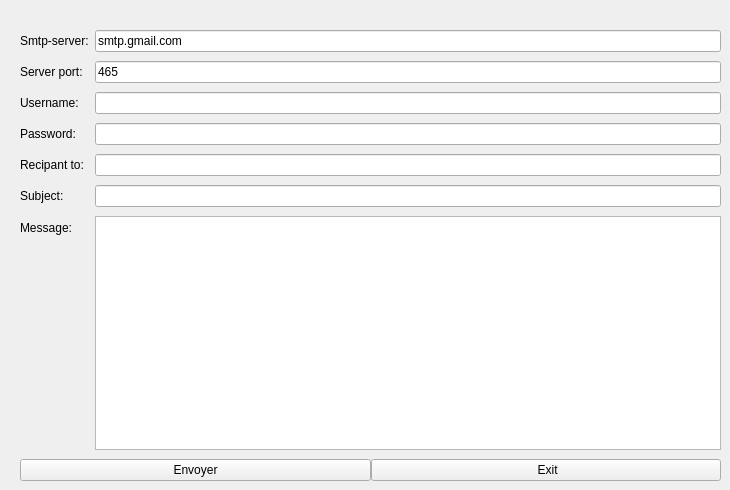
        <widget class="QWidget" name="tab_34">
         <attribute name="title">
          <string>Mailing</string>
         </attribute>
         <widget class="QWidget" name="layoutWidget_2">
          <property name="geometry">
           <rect>
            <x>20</x>
            <y>30</y>
            <width>701</width>
            <height>451</height>
           </rect>
          </property>
          <layout class="QFormLayout" name="formLayout_2">
           <property name="fieldGrowthPolicy">
            <enum>QFormLayout::ExpandingFieldsGrow</enum>
           </property>
           <property name="rowWrapPolicy">
            <enum>QFormLayout::WrapLongRows</enum>
           </property>
           <property name="verticalSpacing">
            <number>9</number>
           </property>
           <item row="0" column="0">
            <widget class="QLabel" name="label_107">
             <property name="text">
              <string>Smtp-server:</string>
             </property>
            </widget>
           </item>
           <item row="0" column="1">
            <widget class="QLineEdit" name="server_2">
             <property name="text">
              <string>smtp.gmail.com</string>
             </property>
            </widget>
           </item>
           <item row="1" column="0">
            <widget class="QLabel" name="label_108">
             <property name="text">
              <string>Server port:</string>
             </property>
            </widget>
           </item>
           <item row="1" column="1">
            <widget class="QLineEdit" name="port_2">
             <property name="text">
              <string>465</string>
             </property>
            </widget>
           </item>
           <item row="2" column="0">
            <widget class="QLabel" name="label_109">
             <property name="text">
              <string>Username:</string>
             </property>
            </widget>
           </item>
           <item row="2" column="1">
            <widget class="QLineEdit" name="uname_4"/>
           </item>
           <item row="3" column="0">
            <widget class="QLabel" name="label_110">
             <property name="text">
              <string>Password:</string>
             </property>
            </widget>
           </item>
           <item row="3" column="1">
            <widget class="QLineEdit" name="paswd_2">
             <property name="inputMask">
              <string/>
             </property>
             <property name="echoMode">
              <enum>QLineEdit::Password</enum>
             </property>
            </widget>
           </item>
           <item row="4" column="0">
            <widget class="QLabel" name="label_111">
             <property name="text">
              <string>Recipant to:</string>
             </property>
            </widget>
           </item>
           <item row="4" column="1">
            <widget class="QLineEdit" name="rcpt_2"/>
           </item>
           <item row="5" column="0">
            <widget class="QLabel" name="label_112">
             <property name="text">
              <string>Subject:</string>
             </property>
            </widget>
           </item>
           <item row="5" column="1">
            <widget class="QLineEdit" name="subject_2"/>
           </item>
           <item row="6" column="0">
            <widget class="QLabel" name="label_113">
             <property name="text">
              <string>Message:</string>
             </property>
            </widget>
           </item>
           <item row="6" column="1">
            <widget class="QPlainTextEdit" name="msg_2"/>
           </item>
           <item row="7" column="0" colspan="2">
            <layout class="QHBoxLayout" name="horizontalLayout_2">
             <item>
              <widget class="QPushButton" name="sendBtn_2">
               <property name="text">
                <string>    Envoyer    </string>
               </property>
              </widget>
             </item>
             <item>
              <widget class="QPushButton" name="exitBtn_2">
               <property name="text">
                <string>     Exit    </string>
               </property>
              </widget>
             </item>
            </layout>
           </item>
          </layout>
         </widget>
        </widget>
